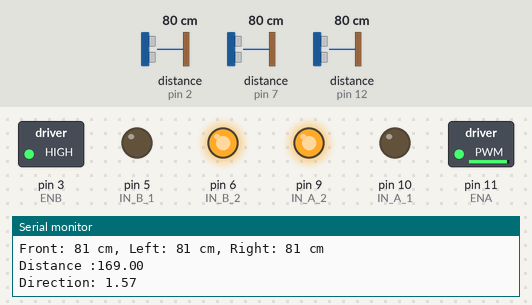
The sketch below on a simulated Arduino Uno, built with avr-gcc and run on an emulated ATmega328P. Shown: switched loads named in the sketch (green lamp = pin HIGH), output pins drawn as LEDs (lit = HIGH), the last lines printed to the serial monitor. Dashed ring = blinking. The test bench sets the inputs (shaded band); at power-on: distance to the obstacle (sensors on pin 2, pin 12, pin 7) 80 cm. The echo pulse lasts 58.3 µs per cm.

Above: at 1.2 s.
1.3 s: distance to the obstacle (sensor on pin 2) set to 23 cm
2.8 s: distance to the obstacle (sensor on pin 2) set to 18 cm
At 3.7 s:
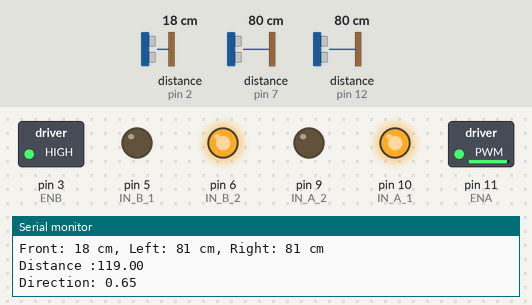
4.4 s: distance to the obstacle (sensor on pin 12) set to 23 cm
5.9 s: distance to the obstacle (sensor on pin 12) set to 19 cm
At 6.9 s:
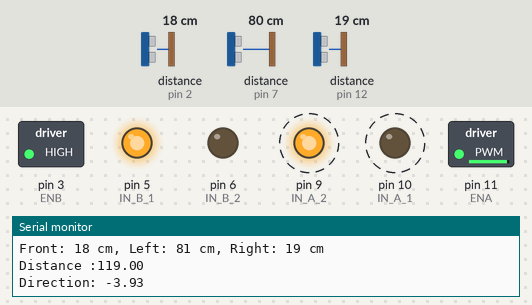
11.9 s: distance to the obstacle (sensor on pin 2) set to 35 cm
At 13.3 s:
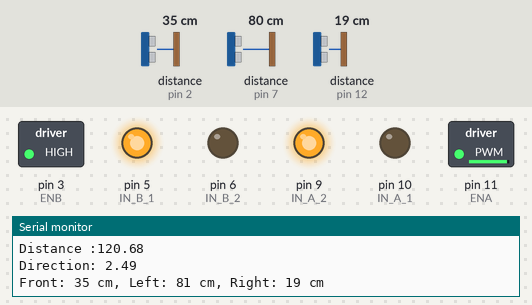
Timing chart, 0 to 14.7 s (numbered marks = the images above; inputs shaded):
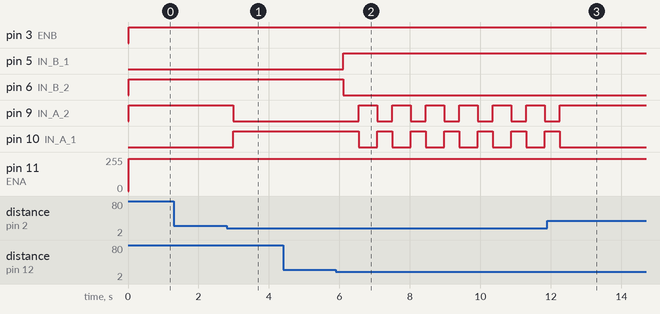

The sketch:

Point_A_to_B.ino
```cpp
#include <NewPing.h>  // Library for ultrasonic sensors

// Pin definitions
#define TRIGGER_PIN_FRONT 13  // Trigger pin for front sensor
#define ECHO_PIN_FRONT 2     // Echo pin for front sensor
#define TRIGGER_PIN_LEFT 13   // Trigger pin for left sensor
#define ECHO_PIN_LEFT 7      // Echo pin for left sensor
#define TRIGGER_PIN_RIGHT 13  // Trigger pin for right sensor
#define ECHO_PIN_RIGHT 12     // Echo pin for right sensor
#define ENA 11         // Motor A enable pin
#define IN_A_1 10        // Motor A input 1
#define IN_A_2 9        // Motor A input 2
#define ENB 3         // Motor B enable pin
#define IN_B_1 5         // Motor B input 3
#define IN_B_2 6         // Motor B input 4

// Robot dimensions
#define ROBOT_WIDTH 22.5       // Width of the robot in cm
#define ROBOT_LENGTH 30    // Length of the robot in cm

// Ultrasonic sensor objects
NewPing frontSensor(TRIGGER_PIN_FRONT, ECHO_PIN_FRONT, 500);  // Front sensor
NewPing leftSensor(TRIGGER_PIN_LEFT, ECHO_PIN_LEFT, 500);      // Left sensor
NewPing rightSensor(TRIGGER_PIN_RIGHT, ECHO_PIN_RIGHT, 500);   // Right sensor

float linearVelocity = 28.99 * 0.001;   // Linear velocity in cm/ms
float angularVelocity = 105.07 * 0.001; // Angular velocity in degrees/ms

// Define the coordinates of point A and point B
float pointA_x = 0.0;  // x-coordinate of point A
float pointA_y = 1.0;  // y-coordinate of point A
float pointB_x = 0.0;  // x-coordinate of point B
float pointB_y = 200.0;  // y-coordinate of point B

void backward(float distance=0) {
  analogWrite(ENA, 242);
  analogWrite(ENB, 255);

  digitalWrite(IN_A_1, HIGH);
  digitalWrite(IN_A_2, LOW);

  digitalWrite(IN_B_1, HIGH);
  digitalWrite(IN_B_2, LOW);

  if(distance!=0){
    delay(distance/linearVelocity);
  }
}

void forward(float distance=0) {
  analogWrite(ENA, 242);
  analogWrite(ENB, 255);

  digitalWrite(IN_A_1, LOW);
  digitalWrite(IN_A_2, HIGH);

  digitalWrite(IN_B_1, LOW);
  digitalWrite(IN_B_2, HIGH);

  if(distance!=0){
    delay(distance/linearVelocity);
  }
}

void right(float angle=0) {
  analogWrite(ENA, 242);
  analogWrite(ENB, 255);

  digitalWrite(IN_A_1, HIGH);
  digitalWrite(IN_A_2, LOW);

  digitalWrite(IN_B_1, LOW);
  digitalWrite(IN_B_2, HIGH);

  if(angle!=0){
    delay(angle/angularVelocity);
  }
}

void left(float angle=0) {
  analogWrite(ENA, 242);
  analogWrite(ENB, 255);

  digitalWrite(IN_A_1, LOW);
  digitalWrite(IN_A_2, HIGH);

  digitalWrite(IN_B_1, HIGH);
  digitalWrite(IN_B_2, LOW);

  if(angle!=0){
    delay(angle/angularVelocity);
  }
}

void stationary() {
  digitalWrite(IN_A_1, LOW);
  digitalWrite(IN_A_2, LOW);

  digitalWrite(IN_B_1, LOW);
  digitalWrite(IN_B_2, LOW);
}

void setup() {
  // Initialize serial communication
  Serial.begin(9600);

  pinMode(ENA, OUTPUT);
  pinMode(ENB, OUTPUT);

  pinMode(IN_A_1, OUTPUT);
  pinMode(IN_A_2, OUTPUT);

  pinMode(IN_B_1, OUTPUT);
  pinMode(IN_B_2, OUTPUT);
}

float currentHeading = atan2(pointA_y, pointA_x);

void loop() {
  // Read distance from front sensor
  int frontDistance = frontSensor.ping_cm();

  // Read distances from left and right sensors
  int leftDistance = leftSensor.ping_cm();
  int rightDistance = rightSensor.ping_cm();

  // Print sensor readings
  Serial.print("Front: ");
  Serial.print(frontDistance);
  Serial.print(" cm, Left: ");
  Serial.print(leftDistance);
  Serial.print(" cm, Right: ");
  Serial.print(rightDistance);
  Serial.println(" cm");

  // Calculate the distance to point B
  float distanceToB = sqrt(pow((pointB_x - pointA_x), 2) + pow((pointB_y - pointA_y), 2));
  Serial.print("Distance :");
  Serial.println(distanceToB);
  Serial.print("Direction: ");
  Serial.println(currentHeading);
  // Obstacle detection and avoidance logic
  if (frontDistance > 0 && frontDistance <= 20) {
    if (rightDistance > 0 && rightDistance <= 20) {
      // If obstacles are detected in both front and right, move backward and turn left
      backward(12.5);
      pointA_x -= 12.5 * cos(currentHeading);
      pointA_y -= 12.5 * sin(currentHeading);
      left(52.5);
      currentHeading+=0.916;
    } else {
      // If only an obstacle is detected in front, turn right
      right(52.5);
      currentHeading-=0.916;
    }
  } else if (rightDistance > 0 && rightDistance <= 20) {
    // If only an obstacle is detected on the right, turn left
      left(52.5);
      currentHeading+=0.916;
  } else if (leftDistance > 0 && leftDistance <= 20) {
    // If an obstacle is detected on the left, turn right
    right(52.5);
    currentHeading-=0.916;
  } else {
    // Check if the robot has reached point B
    if (distanceToB <= 5) {
        stationary();  // Stop the robot when it reaches point B
      }
    else{
            // If the angle difference is within the acceptable range, move straight
      forward(10);

      // Update the coordinates of point A based on the robot's movement

    pointA_x += 10 * cos(currentHeading);
    pointA_y += 10 * sin(currentHeading);

    while(true){
      if (currentHeading > PI) {
        currentHeading -= 2 * PI;
      } else if (currentHeading < -PI) {
        currentHeading += 2 * PI;
      }
      else{
        break;
      }
    }
    // Calculate the angle between the current heading and the desired heading to point B
    float desiredHeading = atan2(pointB_y-pointA_y, pointB_x-pointA_x);

    float angleDifference = desiredHeading - currentHeading;

    // Normalize the angle difference to be within the range of -pi to pi
    if (angleDifference > PI) {
      angleDifference -= 2 * PI;
    } else if (angleDifference < -PI) {
      angleDifference += 2 * PI;
    }

    // Adjust the robot's heading based on the angle difference
    if (abs(angleDifference) > 0.5) {
      // If the angle difference is significant, perform a rotation
      if (angleDifference > 0) {
        // Rotate clockwise
        left(abs(angleDifference*180/PI));
        currentHeading+=abs(angleDifference);
      } else {
        // Rotate counterclockwise
        right(abs(angleDifference*180/PI));
        currentHeading-=abs(angleDifference);
        }
      }
    }
  }
}
```

Measured:
- the behaviour switches between 21 and 20 cm on distance to the obstacle (sensor on pin 2) (found by bisection; images 0 and 1)
- the behaviour switches between 21 and 20 cm on distance to the obstacle (sensor on pin 12) (found by bisection; images 1 and 2)
- after the input at 2.8 s, pin 9 (IN_A_2): HIGH → LOW after 0.19 s; pin 10 (IN_A_1): LOW → HIGH after 0.19 s
- after the input at 5.9 s, pin 5 (IN_B_1): LOW → HIGH after 0.21 s; pin 6 (IN_B_2): HIGH → LOW after 0.21 s; pin 9 (IN_A_2): alternates HIGH for 0.52 s and LOW for 0.43 s, starting after 0.65 s; pin 10 (IN_A_1): alternates HIGH for 0.43 s and LOW for 0.52 s, starting after 0.65 s
- after the input at 11.9 s, pin 9 (IN_A_2): goes on until 12.3 s, then stays HIGH; pin 10 (IN_A_1): goes on until 12.3 s, then stays LOW
